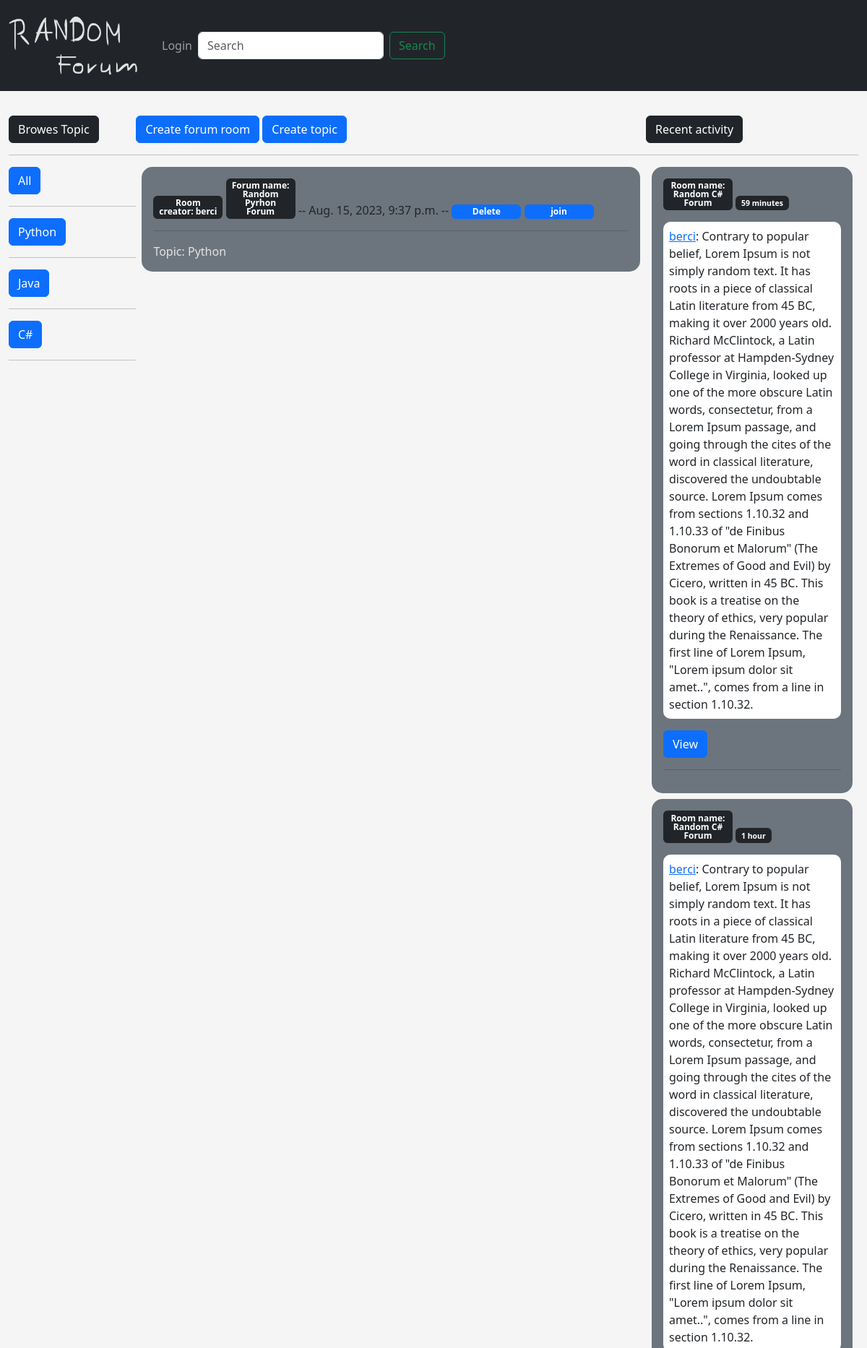
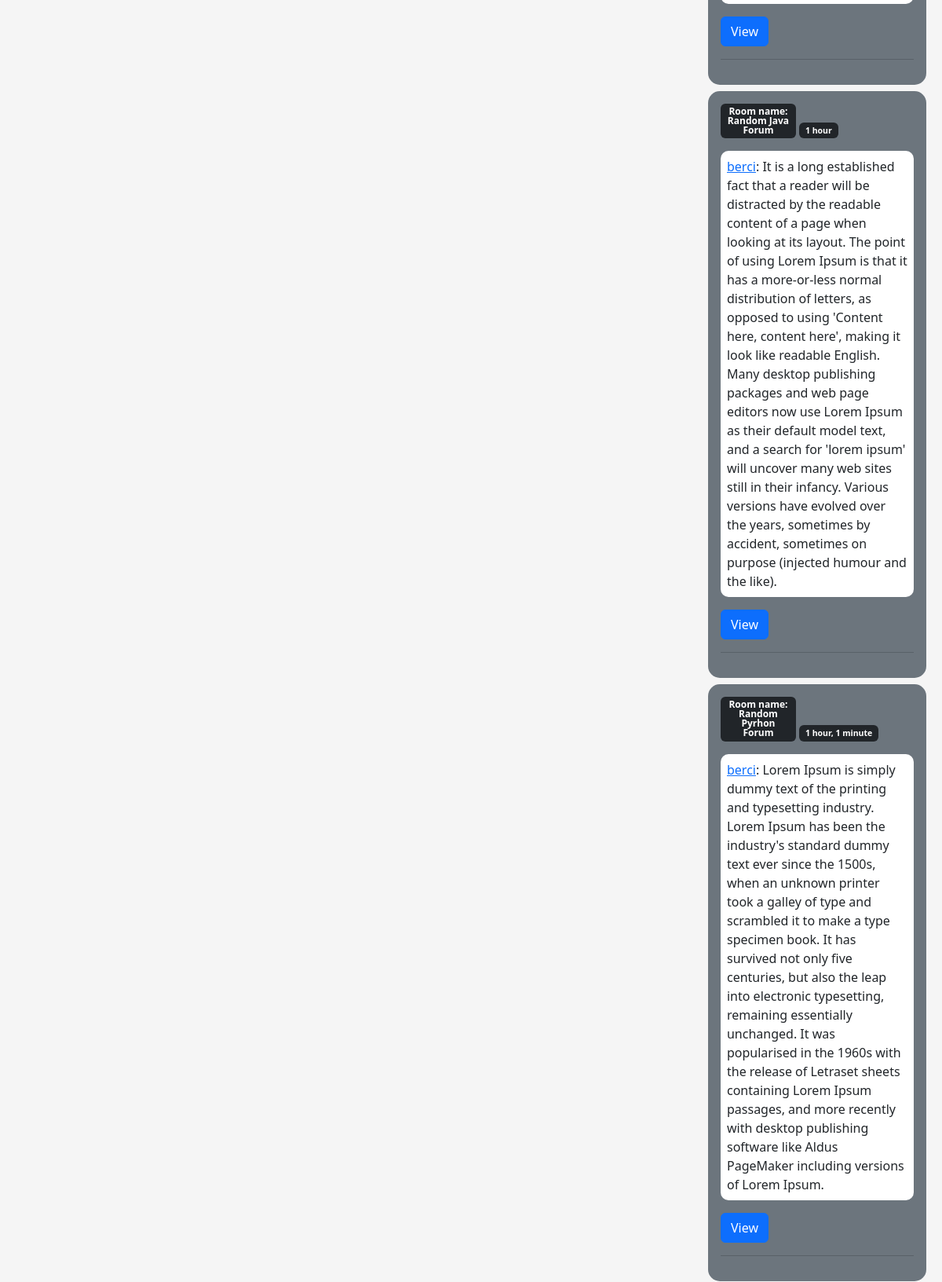
Page /?q=Python (upper part) on the committed database (2 pictures, top to bottom).
### base/models.py (models this page shows, shortened)
class Topic(models.Model):
    name = models.CharField(max_length=50)
    def __str__(self):
        return self.name

class ForumRoom(models.Model):
    creator = models.ForeignKey(User, on_delete=models.SET_NULL, null=True)
    name = models.CharField(max_length=50)
    topic = models.ForeignKey(Topic, on_delete=models.SET_NULL, null=True)
    description = models.TextField()
    participiants = models.ManyToManyField(User, related_name='participiants', blank=True)
    updated = models.DateTimeField(auto_now=True)
    created_at = models.DateTimeField(auto_now_add=True)
    class Meta:
        ordering = ['-created_at']

class Message(models.Model):
    user = models.ForeignKey(User, on_delete=models.CASCADE, null=False)
    room = models.ForeignKey(ForumRoom, on_delete=models.CASCADE, null=False)
    body = models.TextField()
    updated = models.DateTimeField(auto_now=True)
    created_at = models.DateTimeField(auto_now_add=True)
    class Meta:
        ordering = ['-updated']

### base/views.py (the view)
# urls.py: path('', views.index, name='index'),
def index(request):
    q = request.GET.get('q') if request.GET.get('q') != None else ''
    rooms = ForumRoom.objects.filter(
        Q(topic__name__icontains=q) |
        Q(name__icontains=q) |
        Q(description__icontains=q) |
        Q(creator__username__icontains=q)
    )
    topics = Topic.objects.all()[:5]
    roomMessages = Message.objects.all()[:5]
    context = {'rooms': rooms, 'roomMessages': roomMessages, 'topics': topics}
    return render(request, 'base/home.html', context)

### base/templates/base/home.html
{% extends 'index.html' %}
{% block content %}
<div class="home-container">
    <div>
        {% include 'base/topic.html' %}
    </div>
    <div>
        <a class="btn btn-primary" href="{% url 'createRoom' %}" role="button">Create forum room</a>  <a class="btn btn-primary" href="{% url 'createTopic' %}" role="button">Create topic</a>
        <hr>
        {% for room in rooms %}
            <div class="bg-secondary element-name">
                <a class="a badge bg-dark text-wrap" href="{% url 'profilePage' room.creator.id%}">Room creator: {{ room.creator }}</a>
                <a class="a badge bg-dark text-wrap">Forum name: {{room.name}}</a> -- {{room.created_at}} -- <a class="a badge bg-primary text-wrap" href = "{% url 'deleteRoom' room.id %}">Delete</a> <a class="a badge bg-primary text-wrap" href="{% url 'roomPage' room.id %}?q=room.name">join</a>
                <hr>
                <a class="a" href="{% url 'index' %}?q={{room.topic.name}}">Topic: {{room.topic}}</a>
            </div>
        {% endfor %}
    </div>
    <div>
        {% include 'base/acitivity.html' %}
    </div>
</div>
{% endblock content %}

### base/templates/base/topic.html
    <div class="btn btn-dark">Browes Topic</div>
    <hr>
    <a href="{% url 'index' %}" class="btn btn-primary">All</a>
    <hr>
    {% for topic in topics %}
        <div >
            <a href="{% url 'index' %}?q={{topic.name}}" class="btn btn-primary">{{topic.name}}</a>
            <hr>
        </div>
    {% endfor %}

### base/templates/base/acitivity.html
    <div class="btn btn-dark">Recent activity</div>
    <hr>
    {% for message in roomMessages %}
        <div class="bg-secondary element-name">
            <strong class="a badge bg-dark text-wrap">Room name: {{ message.room.name }}</strong>
            <p class="badge bg-dark text-wrap"><small> {{message.created_at | timesince}}</small></p>
            <p class="message"><a href="{% url 'profilePage' message.user.id%}">{{message.user}}</a>: {{message.body}} </p>
            <form action="{% url 'roomPage' message.room.id %}">
                <input class="btn btn-primary" type="submit" value="View" />
            </form>
            <hr>
        </div>
    {% endfor %}

### static/styles/index.css (style rules this page uses)
body { background-color: whitesmoke !important; }
.a { width: 6rem; color: #e3e3e3; text-decoration: none; }
.home-container { width: 100%; display: flex; justify-content: center; align-content: center; }
.home-container > div:nth-of-type(1) { width: 15%; }
.home-container > div:nth-of-type(2) { width: 60%; }
.home-container > div:nth-of-type(3) { width: 25%; }
.element-name { margin:0.5em; padding:1em; border-radius: 15px; }
.message { background-color: white; border-radius: 10px; padding: 0.5em; max-width: 55em; word-break: break-word }

### rows in the picture
Topic: name "Python"
Topic: name "Java"
Topic: name "C#"
ForumRoom: creator "berci", name "Random Pyrhon Forum", created_at "Aug. 15, 2023, 9:37 p.m.", topic "Python"
Message: room.name "Random C# Forum", created_at "59 minutes", user "berci", body "Contrary to popular belief, Lorem Ipsum is not simply random text. It has roots in a piece of classical Latin literature from 45 BC, making it over 2000 years old. Richard McClintock, a Latin professor at Hampden-Sydney College in Virginia, looked up one of the more obscure Latin words, consectetur, from a Lorem Ipsum passage, and going through the cites of the word in classical literature, discovered the undoubtable source. Lorem Ipsum comes from sections 1.10.32 and 1.10.33 of \"de Finibus Bonorum et Malorum\" (The Extremes of Good and Evil) by Cicero, written in 45 BC. This book is a treatise on the theory of ethics, very popular during the Renaissance. The first line of Lorem Ipsum,…"
Message: room.name "Random C# Forum", created_at "1 hour", user "berci", body "Contrary to popular belief, Lorem Ipsum is not simply random text. It has roots in a piece of classical Latin literature from 45 BC, making it over 2000 years old. Richard McClintock, a Latin professor at Hampden-Sydney College in Virginia, looked up one of the more obscure Latin words, consectetur, from a Lorem Ipsum passage, and going through the cites of the word in classical literature, discovered the undoubtable source. Lorem Ipsum comes from sections 1.10.32 and 1.10.33 of \"de Finibus Bonorum et Malorum\" (The Extremes of Good and Evil) by Cicero, written in 45 BC. This book is a treatise on the theory of ethics, very popular during the Renaissance. The first line of Lorem Ipsum,…"
Message: room.name "Random Java Forum", created_at "1 hour", user "berci", body "It is a long established fact that a reader will be distracted by the readable content of a page when looking at its layout. The point of using Lorem Ipsum is that it has a more-or-less normal distribution of letters, as opposed to using 'Content here, content here', making it look like readable English. Many desktop publishing packages and web page editors now use Lorem Ipsum as their default model text, and a search for 'lorem ipsum' will uncover many web sites still in their infancy. Various versions have evolved over the years, sometimes by accident, sometimes on purpose (injected humour and the like)."
Message: room.name "Random Pyrhon Forum", created_at "1 hour, 1 minute", user "berci", body "Lorem Ipsum is simply dummy text of the printing and typesetting industry. Lorem Ipsum has been the industry's standard dummy text ever since the 1500s, when an unknown printer took a galley of type and scrambled it to make a type specimen book. It has survived not only five centuries, but also the leap into electronic typesetting, remaining essentially unchanged. It was popularised in the 1960s with the release of Letraset sheets containing Lorem Ipsum passages, and more recently with desktop publishing software like Aldus PageMaker including versions of Lorem Ipsum."
